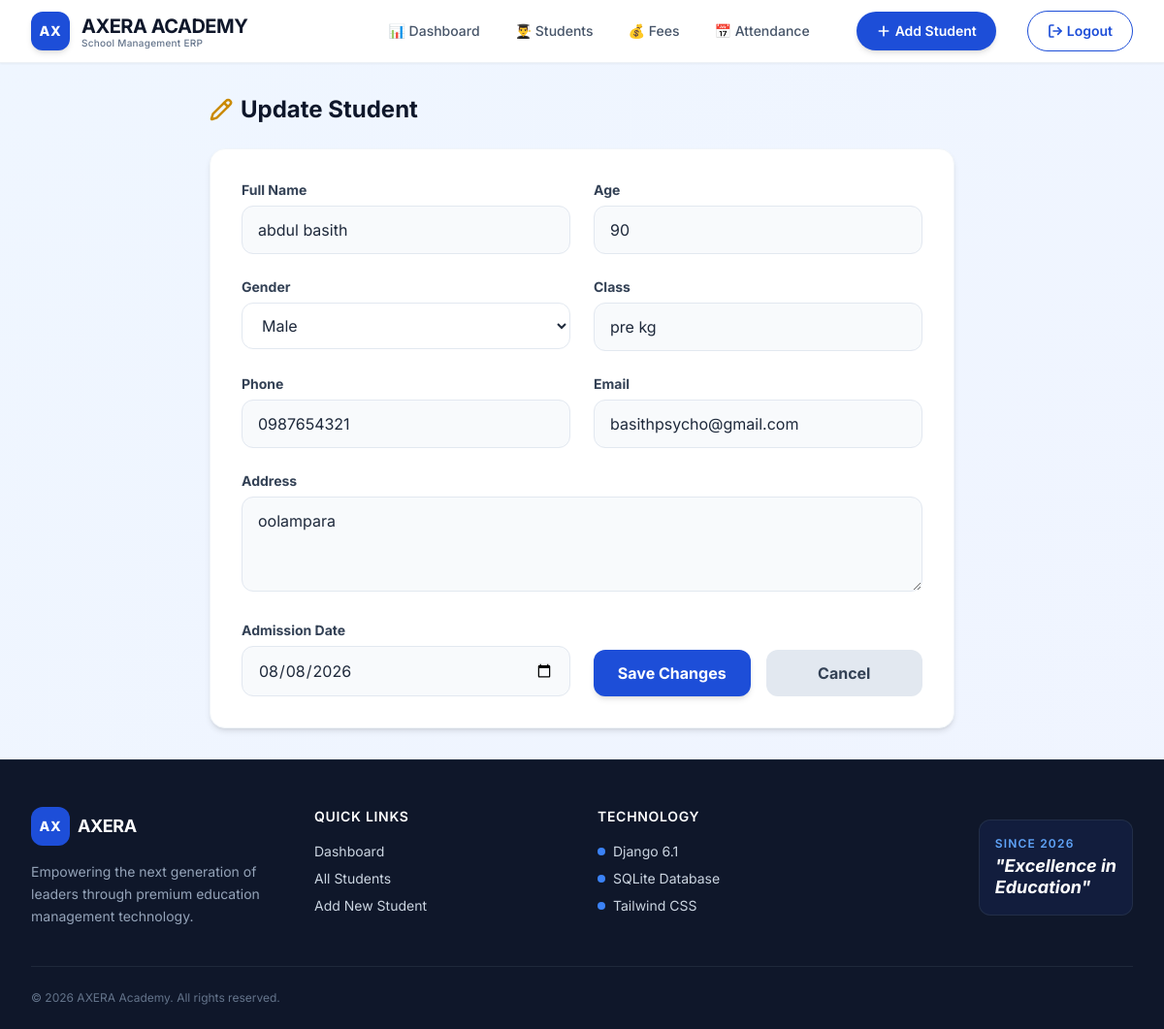
The page /update/17/ (signed in) on the database as committed earlier.
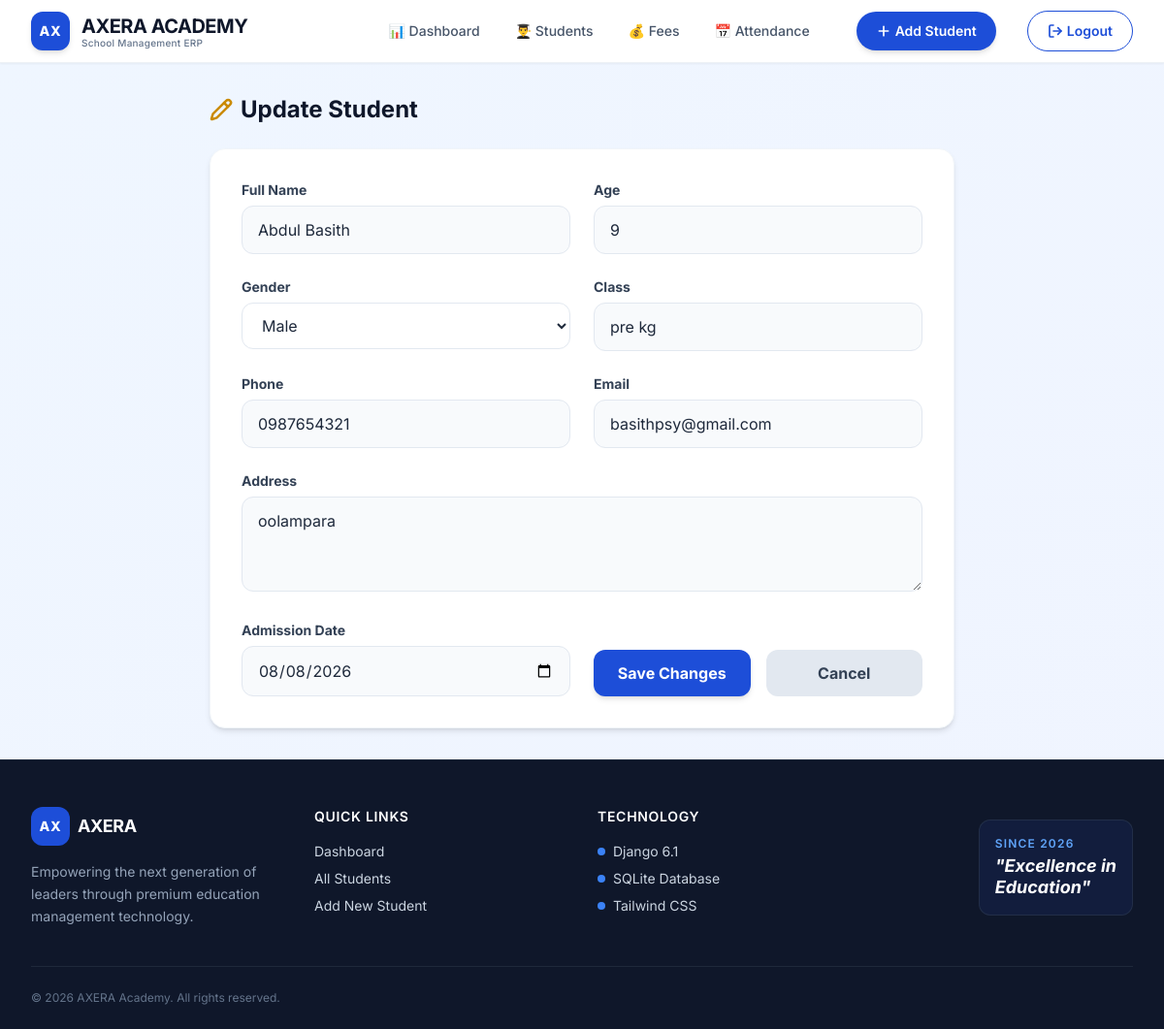
The same page on the database as committed later.
### students/models.py (models this page shows, shortened)
class Student(models.Model):
    GENDER_CHOICES = [
        ('Male', 'Male'),
        ('Female', 'Female'),
        ('Other', 'Other'),
    ]
    name = models.CharField(max_length=100)
    age = models.IntegerField()
    gender = models.CharField(max_length=10, choices=GENDER_CHOICES)
    class_name = models.CharField(max_length=50)
    phone = models.CharField(max_length=15)
    email = models.EmailField()
    address = models.TextField()
    admission_date = models.DateField(default=timezone.now)
    is_active = models.BooleanField(default=True)
    class Meta:
        ordering = ['-id']

### students/views.py (the view, shortened to what this page needs)
@login_required
def update_student(request, student_id):
    student = get_object_or_404(
        Student,
        id=student_id
    )
    return render(
        request,
        'update_student.html',
        {'student': student}
    )

### students/templates/update_student.html (shortened to what the changed rows need)
{% extends 'base.html' %}
{% block content %}
<div class="max-w-3xl mx-auto animate-fade-up">
    <div class="flex items-center gap-2 mb-6">
        <h1 class="text-2xl font-bold text-slate-900">Update Student</h1>
    </div>
    <div class="bg-white rounded-2xl shadow-md border border-slate-100 p-6 sm:p-8">
        <form method="POST" class="grid grid-cols-1 md:grid-cols-2 gap-6">
            <div class="col-span-2 sm:col-span-1">
                <label class="block text-sm font-bold text-slate-700 mb-1.5">Full Name</label>
                <input type="text" name="name" value="{{ student.name }}" required
                       class="w-full px-4 py-3 border border-slate-200 rounded-xl focus:ring-2 focus:ring-blue-500 focus:border-transparent outline-none transition bg-slate-50 hover:bg-white">
            </div>
            <div class="col-span-2 sm:col-span-1">
                <label class="block text-sm font-bold text-slate-700 mb-1.5">Age</label>
                <input type="number" name="age" value="{{ student.age }}" required
                       class="w-full px-4 py-3 border border-slate-200 rounded-xl focus:ring-2 focus:ring-blue-500 focus:border-transparent outline-none transition bg-slate-50 hover:bg-white">
            </div>
            <div class="col-span-2 sm:col-span-1">
                <label class="block text-sm font-bold text-slate-700 mb-1.5">Gender</label>
                <select name="gender" required class="w-full px-4 py-3 border border-slate-200 rounded-xl focus:ring-2 focus:ring-blue-500 focus:border-transparent outline-none transition bg-white">
                    <option value="Male" {% if student.gender == 'Male' %}selected{% endif %}>Male</option>
                </select>
            </div>
            <div class="col-span-2 sm:col-span-1">
                <label class="block text-sm font-bold text-slate-700 mb-1.5">Class</label>
                <input type="text" name="class_name" value="{{ student.class_name }}" required
                       class="w-full px-4 py-3 border border-slate-200 rounded-xl focus:ring-2 focus:ring-blue-500 focus:border-transparent outline-none transition bg-slate-50 hover:bg-white">
            </div>
            <div class="col-span-2 sm:col-span-1">
                <label class="block text-sm font-bold text-slate-700 mb-1.5">Phone</label>
                <input type="text" name="phone" value="{{ student.phone }}" required
                       class="w-full px-4 py-3 border border-slate-200 rounded-xl focus:ring-2 focus:ring-blue-500 focus:border-transparent outline-none transition bg-slate-50 hover:bg-white">
            </div>
            <div class="col-span-2 sm:col-span-1">
                <label class="block text-sm font-bold text-slate-700 mb-1.5">Email</label>
                <input type="email" name="email" value="{{ student.email }}" required
                       class="w-full px-4 py-3 border border-slate-200 rounded-xl focus:ring-2 focus:ring-blue-500 focus:border-transparent outline-none transition bg-slate-50 hover:bg-white">
            </div>
            <div class="md:col-span-2">
                <label class="block text-sm font-bold text-slate-700 mb-1.5">Address</label>
                <textarea name="address" rows="3" required class="w-full px-4 py-3 border border-slate-200 rounded-xl focus:ring-2 focus:ring-blue-500 focus:border-transparent outline-none transition bg-slate-50 hover:bg-white">{{ student.address }}</textarea>
            </div>
            <div class="col-span-2 sm:col-span-1">
                <label class="block text-sm font-bold text-slate-700 mb-1.5">Admission Date</label>
                <input type="date" name="admission_date" value="{{ student.admission_date|date:'Y-m-d' }}" required
                       class="w-full px-4 py-3 border border-slate-200 rounded-xl focus:ring-2 focus:ring-blue-500 focus:border-transparent outline-none transition bg-slate-50 hover:bg-white">
            </div>
        </form>
    </div>
</div>
{% endblock %}

Rows that differ between the two databases and show on the page:
changed Student "Male": name "abdul basith" → "Abdul Basith"; age "90" → "9"; email "basithpsycho@gmail.com" → "basithpsy@gmail.com"
